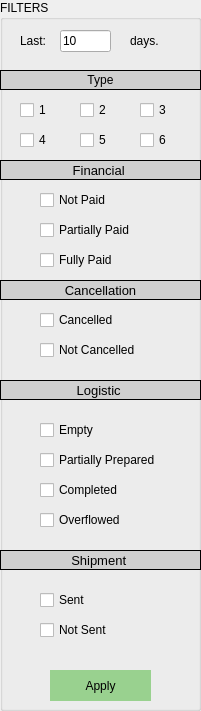
       <widget class="QGroupBox" name="proformas_sales_filters">
        <property name="geometry">
         <rect>
          <x>10</x>
          <y>10</y>
          <width>201</width>
          <height>711</height>
         </rect>
        </property>
        <property name="toolTip">
         <string/>
        </property>
        <property name="toolTipDuration">
         <number>2</number>
        </property>
        <property name="statusTip">
         <string/>
        </property>
        <property name="layoutDirection">
         <enum>Qt::LeftToRight</enum>
        </property>
        <property name="title">
         <string>FILTERS</string>
        </property>
        <property name="flat">
         <bool>false</bool>
        </property>
        <property name="checkable">
         <bool>false</bool>
        </property>
        <property name="checked">
         <bool>false</bool>
        </property>
        <widget class="QLabel" name="proformas_sales_series">
         <property name="geometry">
          <rect>
           <x>0</x>
           <y>70</y>
           <width>201</width>
           <height>20</height>
          </rect>
         </property>
         <property name="toolTip">
          <string>Filter Sale Proformas By Series</string>
         </property>
         <property name="statusTip">
          <string>Filter Sale Proformas By Series</string>
         </property>
         <property name="styleSheet">
          <string notr="true">background-color:rgb(208, 208, 208); </string>
         </property>
         <property name="frameShape">
          <enum>QFrame::Panel</enum>
         </property>
         <property name="frameShadow">
          <enum>QFrame::Plain</enum>
         </property>
         <property name="lineWidth">
          <number>1</number>
         </property>
         <property name="midLineWidth">
          <number>0</number>
         </property>
         <property name="text">
          <string>Type</string>
         </property>
         <property name="alignment">
          <set>Qt::AlignCenter</set>
         </property>
         <property name="wordWrap">
          <bool>false</bool>
         </property>
         <property name="openExternalLinks">
          <bool>false</bool>
         </property>
        </widget>
        <widget class="QCheckBox" name="proformas_sales_serie1">
         <property name="geometry">
          <rect>
           <x>20</x>
           <y>100</y>
           <width>34</width>
           <height>20</height>
          </rect>
         </property>
         <property name="text">
          <string>1</string>
         </property>
        </widget>
        <widget class="QCheckBox" name="proformas_sales_serie2">
         <property name="geometry">
          <rect>
           <x>80</x>
           <y>100</y>
           <width>34</width>
           <height>20</height>
          </rect>
         </property>
         <property name="text">
          <string>2</string>
         </property>
        </widget>
        <widget class="QCheckBox" name="proformas_sales_serie4">
         <property name="geometry">
          <rect>
           <x>20</x>
           <y>130</y>
           <width>34</width>
           <height>20</height>
          </rect>
         </property>
         <property name="text">
          <string>4</string>
         </property>
        </widget>
        <widget class="QCheckBox" name="proformas_sales_serie6">
         <property name="geometry">
          <rect>
           <x>140</x>
           <y>130</y>
           <width>34</width>
           <height>20</height>
          </rect>
         </property>
         <property name="text">
          <string>6</string>
         </property>
        </widget>
        <widget class="QCheckBox" name="proformas_sales_serie5">
         <property name="geometry">
          <rect>
           <x>80</x>
           <y>130</y>
           <width>34</width>
           <height>20</height>
          </rect>
         </property>
         <property name="text">
          <string>5</string>
         </property>
        </widget>
        <widget class="QCheckBox" name="proformas_sales_serie3">
         <property name="geometry">
          <rect>
           <x>140</x>
           <y>100</y>
           <width>34</width>
           <height>20</height>
          </rect>
         </property>
         <property name="text">
          <string>3</string>
         </property>
        </widget>
        <widget class="QLabel" name="proformas_sales_financial">
         <property name="geometry">
          <rect>
           <x>0</x>
           <y>160</y>
           <width>201</width>
           <height>20</height>
          </rect>
         </property>
         <property name="font">
          <font>
           <pointsize>10</pointsize>
          </font>
         </property>
         <property name="toolTip">
          <string>Filter Sale Proformas By Financial Status</string>
         </property>
         <property name="statusTip">
          <string>Filter Sale Proformas By Financial Status</string>
         </property>
         <property name="styleSheet">
          <string notr="true">background-color:rgb(208, 208, 208); </string>
         </property>
         <property name="frameShape">
          <enum>QFrame::Panel</enum>
         </property>
         <property name="frameShadow">
          <enum>QFrame::Plain</enum>
         </property>
         <property name="lineWidth">
          <number>1</number>
         </property>
         <property name="midLineWidth">
          <number>0</number>
         </property>
         <property name="text">
          <string>Financial </string>
         </property>
         <property name="alignment">
          <set>Qt::AlignCenter</set>
         </property>
         <property name="wordWrap">
          <bool>false</bool>
         </property>
         <property name="openExternalLinks">
          <bool>false</bool>
         </property>
        </widget>
        <widget class="QCheckBox" name="proformas_sales_notpaid">
         <property name="geometry">
          <rect>
           <x>40</x>
           <y>190</y>
           <width>101</width>
           <height>20</height>
          </rect>
         </property>
         <property name="text">
          <string>Not Paid</string>
         </property>
        </widget>
        <widget class="QCheckBox" name="proformas_sales_partiallypaid">
         <property name="geometry">
          <rect>
           <x>40</x>
           <y>220</y>
           <width>121</width>
           <height>20</height>
          </rect>
         </property>
         <property name="text">
          <string>Partially Paid</string>
         </property>
        </widget>
        <widget class="QCheckBox" name="proformas_sales_fullypaid">
         <property name="geometry">
          <rect>
           <x>40</x>
           <y>250</y>
           <width>101</width>
           <height>20</height>
          </rect>
         </property>
         <property name="text">
          <string>Fully Paid</string>
         </property>
        </widget>
        <widget class="QLabel" name="proformas_sales_logistic">
         <property name="geometry">
          <rect>
           <x>0</x>
           <y>380</y>
           <width>201</width>
           <height>20</height>
          </rect>
         </property>
         <property name="font">
          <font>
           <pointsize>10</pointsize>
          </font>
         </property>
         <property name="toolTip">
          <string>Filter Sale Proformas By Logistic Status</string>
         </property>
         <property name="statusTip">
          <string>Filter Sale Proformas By Logistic Status</string>
         </property>
         <property name="styleSheet">
          <string notr="true">background-color:rgb(208, 208, 208); </string>
         </property>
         <property name="frameShape">
          <enum>QFrame::Panel</enum>
         </property>
         <property name="frameShadow">
          <enum>QFrame::Plain</enum>
         </property>
         <property name="lineWidth">
          <number>1</number>
         </property>
         <property name="midLineWidth">
          <number>0</number>
         </property>
         <property name="text">
          <string>Logistic </string>
         </property>
         <property name="alignment">
          <set>Qt::AlignCenter</set>
         </property>
         <property name="wordWrap">
          <bool>false</bool>
         </property>
         <property name="openExternalLinks">
          <bool>false</bool>
         </property>
        </widget>
        <widget class="QCheckBox" name="proformas_sales_partially_processed">
         <property name="geometry">
          <rect>
           <x>40</x>
           <y>450</y>
           <width>141</width>
           <height>20</height>
          </rect>
         </property>
         <property name="text">
          <string>Partially Prepared</string>
         </property>
        </widget>
        <widget class="QLabel" name="proformas_salse_shipment">
         <property name="geometry">
          <rect>
           <x>0</x>
           <y>550</y>
           <width>201</width>
           <height>20</height>
          </rect>
         </property>
         <property name="font">
          <font>
           <pointsize>10</pointsize>
          </font>
         </property>
         <property name="toolTip">
          <string>Filter Sale Proformas By Shipment Status</string>
         </property>
         <property name="statusTip">
          <string>Filter Sale Proformas By Shipment Status</string>
         </property>
         <property name="styleSheet">
          <string notr="true">background-color:rgb(208, 208, 208); </string>
         </property>
         <property name="frameShape">
          <enum>QFrame::Panel</enum>
         </property>
         <property name="frameShadow">
          <enum>QFrame::Plain</enum>
         </property>
         <property name="lineWidth">
          <number>1</number>
         </property>
         <property name="midLineWidth">
          <number>0</number>
         </property>
         <property name="text">
          <string>Shipment </string>
         </property>
         <property name="alignment">
          <set>Qt::AlignCenter</set>
         </property>
         <property name="wordWrap">
          <bool>false</bool>
         </property>
         <property name="openExternalLinks">
          <bool>false</bool>
         </property>
        </widget>
        <widget class="QCheckBox" name="proformas_sales_sent">
         <property name="geometry">
          <rect>
           <x>40</x>
           <y>590</y>
           <width>53</width>
           <height>20</height>
          </rect>
         </property>
         <property name="text">
          <string>Sent</string>
         </property>
        </widget>
        <widget class="QCheckBox" name="proformas_sales_notsent">
         <property name="geometry">
          <rect>
           <x>40</x>
           <y>620</y>
           <width>91</width>
           <height>20</height>
          </rect>
         </property>
         <property name="text">
          <string>Not Sent</string>
         </property>
        </widget>
        <widget class="QCheckBox" name="proformas_sales_completed">
         <property name="geometry">
          <rect>
           <x>40</x>
           <y>480</y>
           <width>101</width>
           <height>20</height>
          </rect>
         </property>
         <property name="text">
          <string>Completed</string>
         </property>
        </widget>
        <widget class="QToolButton" name="proformas_sales_apply">
         <property name="geometry">
          <rect>
           <x>50</x>
           <y>670</y>
           <width>101</width>
           <height>31</height>
          </rect>
         </property>
         <property name="styleSheet">
          <string notr="true">background:rgb(153, 209, 143)</string>
         </property>
         <property name="text">
          <string>Apply</string>
         </property>
         <property name="shortcut">
          <string/>
         </property>
         <property name="autoRaise">
          <bool>true</bool>
         </property>
        </widget>
        <widget class="QCheckBox" name="proformas_sales_empty">
         <property name="geometry">
          <rect>
           <x>40</x>
           <y>420</y>
           <width>73</width>
           <height>20</height>
          </rect>
         </property>
         <property name="text">
          <string>Empty</string>
         </property>
        </widget>
        <widget class="QCheckBox" name="proformas_sales_overflowed">
         <property name="geometry">
          <rect>
           <x>40</x>
           <y>510</y>
           <width>101</width>
           <height>20</height>
          </rect>
         </property>
         <property name="text">
          <string>Overflowed</string>
         </property>
        </widget>
        <widget class="QLabel" name="proformas_sales_cancellation">
         <property name="geometry">
          <rect>
           <x>0</x>
           <y>280</y>
           <width>201</width>
           <height>20</height>
          </rect>
         </property>
         <property name="font">
          <font>
           <pointsize>10</pointsize>
          </font>
         </property>
         <property name="toolTip">
          <string>Filter Purchase Proformas By Logistic Status</string>
         </property>
         <property name="statusTip">
          <string>Filter Purchase Proformas By Logistic Status</string>
         </property>
         <property name="styleSheet">
          <string notr="true">background-color:rgb(208, 208, 208); </string>
         </property>
         <property name="frameShape">
          <enum>QFrame::Panel</enum>
         </property>
         <property name="frameShadow">
          <enum>QFrame::Plain</enum>
         </property>
         <property name="lineWidth">
          <number>1</number>
         </property>
         <property name="midLineWidth">
          <number>0</number>
         </property>
         <property name="text">
          <string>Cancellation</string>
         </property>
         <property name="alignment">
          <set>Qt::AlignCenter</set>
         </property>
         <property name="wordWrap">
          <bool>false</bool>
         </property>
         <property name="openExternalLinks">
          <bool>false</bool>
         </property>
        </widget>
        <widget class="QCheckBox" name="proformas_sales_cancelled">
         <property name="geometry">
          <rect>
           <x>40</x>
           <y>310</y>
           <width>111</width>
           <height>20</height>
          </rect>
         </property>
         <property name="text">
          <string>Cancelled</string>
         </property>
        </widget>
        <widget class="QCheckBox" name="proformas_sales_notcancelled">
         <property name="geometry">
          <rect>
           <x>40</x>
           <y>340</y>
           <width>111</width>
           <height>20</height>
          </rect>
         </property>
         <property name="text">
          <string>Not Cancelled</string>
         </property>
        </widget>
        <widget class="QLabel" name="label_6">
         <property name="geometry">
          <rect>
           <x>130</x>
           <y>33</y>
           <width>55</width>
           <height>16</height>
          </rect>
         </property>
         <property name="text">
          <string>days.</string>
         </property>
        </widget>
        <widget class="QLabel" name="label_7">
         <property name="geometry">
          <rect>
           <x>20</x>
           <y>33</y>
           <width>41</width>
           <height>16</height>
          </rect>
         </property>
         <property name="text">
          <string>Last:</string>
         </property>
        </widget>
        <widget class="QLineEdit" name="proformas_sales_last">
         <property name="geometry">
          <rect>
           <x>60</x>
           <y>30</y>
           <width>51</width>
           <height>22</height>
          </rect>
         </property>
         <property name="text">
          <string>10</string>
         </property>
        </widget>
       </widget>
